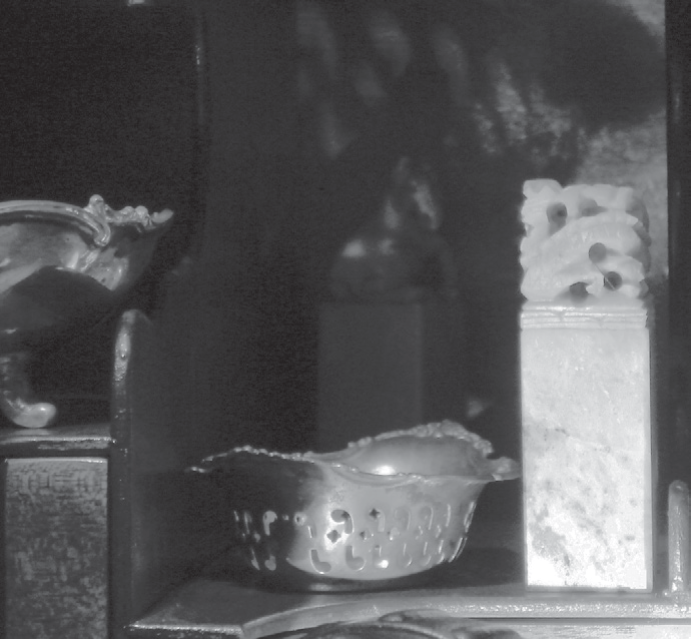
#> input picture original_image/Fig0324.png, 691 x 639 px
$ python '直方图规定化.py'
#> lines starting #> are read from the running program, lines starting #| are printed output that depends on the picture
import numpy as np
import imageio.v2 as imageio
import matplotlib

matplotlib.use('Agg')  # Use 'Agg' backend for saving plots without displaying a window
import matplotlib.pyplot as plt
import os


def to_grayscale(image):
    """
    Converts an image to 8-bit grayscale if it's not already.
    Handles 2D (grayscale), 3D (RGB), and 4D (RGBA) images.
    """
    if len(image.shape) == 2:  # Already 2D grayscale (H, W)
        gray_image = image
    elif len(image.shape) == 3:
        if image.shape[2] == 1:  # 3D grayscale (H, W, 1)
            gray_image = image.squeeze(axis=2)  # Remove the channel dimension
        elif image.shape[2] == 3:  # RGB image (H, W, 3)
            # Convert RGB to grayscale using luminance method
            gray_image = (0.2989 * image[:, :, 0] + 0.5870 * image[:, :, 1] + 0.1140 * image[:, :, 2])
        elif image.shape[2] == 4:  # RGBA image (H, W, 4)
            # Discard alpha channel and convert RGB part to grayscale
            gray_image = (0.2989 * image[:, :, 0] + 0.5870 * image[:, :, 1] + 0.1140 * image[:, :, 2])
        else:
            raise ValueError(f"Unsupported 3D image format with {image.shape[2]} channels.")
    else:
        raise ValueError(f"Unsupported image format with {len(image.shape)} dimensions. Expected 2D or 3D.")

    # Ensure the output is uint8 and scaled correctly
    if gray_image.dtype != np.uint8:
        if np.issubdtype(gray_image.dtype, np.floating):
            gray_image = np.clip(gray_image, 0, 255).astype(np.uint8)
        elif np.issubdtype(gray_image.dtype, np.integer):
            if np.max(gray_image) > 255:
                gray_image = (gray_image / np.max(gray_image) * 255).astype(np.uint8)
            else:
                gray_image = gray_image.astype(np.uint8)
    return gray_image


def calculate_histogram(image, bins=256):
    """
    Calculates the histogram of an 8-bit grayscale image.
    """
    hist, _ = np.histogram(image.flatten(), bins, [0, bins])
    return hist


def histogram_equalization(image):
    """
    Performs histogram equalization on an 8-bit grayscale image.
    Returns the equalized image and the transformation function T(r).
    """
    if image.dtype != np.uint8:
        raise ValueError("Input image must be 8-bit (uint8) for histogram equalization.")

    hist = calculate_histogram(image)
    cdf = hist.cumsum()

    cdf_min = cdf.min()
    cdf_max = cdf.max()

    if cdf_max == cdf_min:
        equalized_image = np.full_like(image, 127, dtype=np.uint8)
        transform_func = np.full(256, 127, dtype=np.uint8)
    else:
        transform_func = (cdf - cdf_min) * 255 / (cdf_max - cdf_min)
        transform_func = transform_func.astype('uint8')
        equalized_image = transform_func[image]

    return equalized_image, transform_func


def histogram_specification(input_image, target_histogram):
    """
    Performs histogram specification (matching) on an 8-bit grayscale image.
    Matches the input image's histogram to the target_histogram.
    Returns the specified image and the mapping function G_inv(s).
    """
    if input_image.dtype != np.uint8:
        raise ValueError("Input image must be 8-bit (uint8) for histogram specification.")
    if target_histogram.shape[0] != 256:
        raise ValueError("Target histogram must have 256 bins.")

    # 1. Calculate CDF of the input image
    input_hist = calculate_histogram(input_image)
    input_cdf = input_hist.cumsum()
    input_cdf_normalized = input_cdf / input_cdf[-1]  # Normalize to [0, 1]

    # 2. Calculate CDF of the target histogram
    target_cdf = target_histogram.cumsum()
    target_cdf_normalized = target_cdf / target_cdf[-1]  # Normalize to [0, 1]

    # 3. Create a lookup table (mapping function G_inv(s))
    # For each gray level 'r' in the input image, find 'z' such that T(r) approx G(z)
    # where T(r) is input_cdf_normalized[r] and G(z) is target_cdf_normalized[z]
    lookup_table = np.zeros(256, dtype=np.uint8)
    for i in range(256):
        # Find the index 'j' in target_cdf_normalized where the value is >= input_cdf_normalized[i]
        # This effectively finds z such that G(z) >= T(r)
        j = np.searchsorted(target_cdf_normalized, input_cdf_normalized[i], side='left')
        # Ensure j stays within bounds [0, 255]
        lookup_table[i] = min(j, 255)

    # 4. Apply the lookup table to the input image
    specified_image = lookup_table[input_image]

    return specified_image.astype('uint8'), lookup_table


if __name__ == "__main__":
    # Define input and output directories
    input_dir = "original_image"  # Folder where your original images are located
    output_dir = "output_image"
    os.makedirs(output_dir, exist_ok=True)  # Create output directory if it doesn't exist

    # Image filename to process
    image_filename = "Fig0324.png"  # Assuming Fig0324.png is in original_image folder
    image_path = os.path.join(input_dir, image_filename)
    base_name = os.path.splitext(image_filename)[0]

    print(f"\nProcessing image: {image_filename}")

    # 1. Read and convert image to 8-bit grayscale
    try:
        original_image_raw = imageio.imread(image_path)
#> original_image_raw is the input picture: shape (639, 691, 4); mean R, G, B, A 90, 89.8, 91.5, 255
        original_image = to_grayscale(original_image_raw)
        print(f"Successfully loaded and converted '{image_filename}' to 8-bit grayscale.")
    except FileNotFoundError:
        print(f"Error: Image file '{image_path}' not found.")
        print("Please ensure the image file is in the 'original_image' directory or provide the full path.")
        print("Creating a random 8-bit grayscale image for demonstration.")
        original_image = np.random.randint(0, 256, size=(400, 400), dtype=np.uint8)
    except ValueError as e:
        print(f"Error processing '{image_filename}': {e}")
        print("Creating a random 8-bit grayscale image for demonstration.")
        original_image = np.random.randint(0, 256, size=(400, 400), dtype=np.uint8)

    # 2. Perform Histogram Equalization
    equalized_image, equalization_transform_func = histogram_equalization(original_image)
#> in calculate_histogram, `hist, _ = np.histogram(image.flatten(), bins, [0, bins])`: hist = 256 values, max 14904 at index 56, min 0 at index 0, mean 1724.8
#> in histogram_equalization, `cdf = hist.cumsum()`: cdf = 256 values from 0 to 441549
#> in histogram_equalization, `cdf_min = cdf.min()`: cdf_min = 0
#> in histogram_equalization, `cdf_max = cdf.max()`: cdf_max = 441549
#> in histogram_equalization, `transform_func = (cdf - cdf_min) * 255 / (cdf_max - cdf_min)`: transform_func = 256 values from 0 to 255
#> in histogram_equalization, `equalized_image = transform_func[image]`:
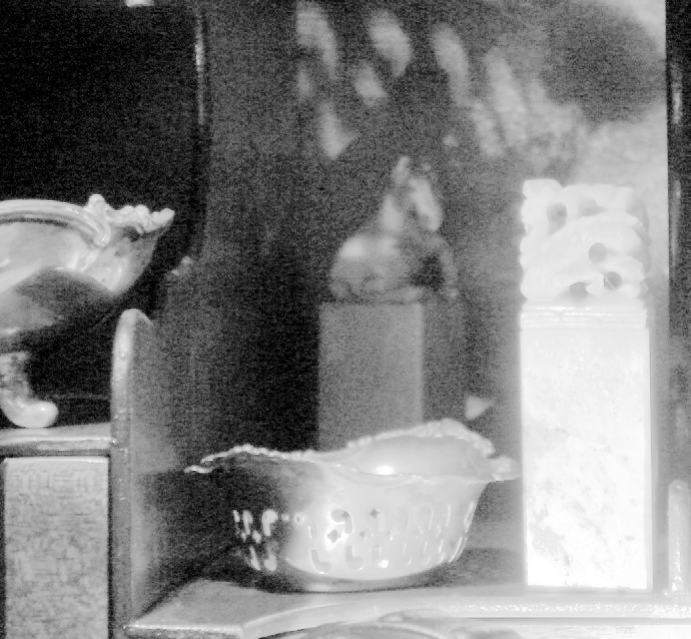
#> equalized_image: shape (639, 691); min 0, max 255, mean 128.7
#> equalization_transform_func = 256 values from 0 to 255
    print("Performed histogram equalization.")

    # 3. Define a Target Histogram for Specification (matching Fig 3.25(a))
    # This target histogram has a narrow peak in the dark region.
    target_histogram = np.zeros(256, dtype=float)
    # Approximate the shape from Fig 3.25(a) - a sharp peak at low gray levels
    # Using an exponential decay for demonstration
    for i in range(256):
        target_histogram[i] = np.exp(-i / 10.0)  # Adjust 10.0 for desired decay rate
    target_histogram[0:10] *= 5  # Make the very first bins significantly higher
    target_histogram = target_histogram / target_histogram.sum() * original_image.size  # Scale to total pixels

    # 4. Perform Histogram Specification
    specified_image, specification_lookup_table = histogram_specification(original_image, target_histogram)
#> in histogram_specification, `input_hist = calculate_histogram(input_image)`: input_hist has the same summary as hist in calculate_histogram
#> in histogram_specification, `input_cdf = input_hist.cumsum()`: input_cdf = 256 values from 0 to 441549
#> in histogram_specification, `input_cdf_normalized = input_cdf / input_cdf[-1]`: input_cdf_normalized = 256 values from 0 to 1
#> the loop in histogram_specification, `for i in range(256): # Find the index 'j' in target_cdf_normalized whe..` made 256 passes
#> j on passes 1 to 3: 0, 0, 0
#> after the loop in histogram_specification, `for i in range(256):`: lookup_table = 256 values from 0 to 255
#> in histogram_specification, `specified_image = lookup_table[input_image]`:
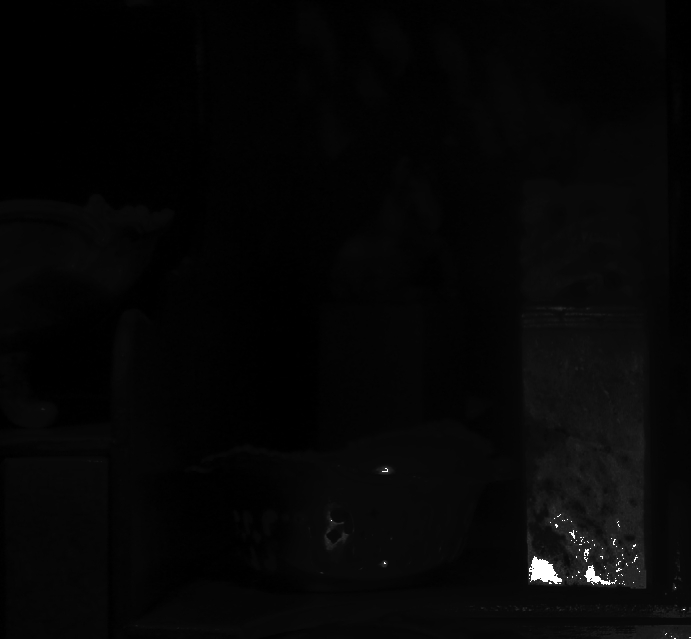
#> specified_image: shape (639, 691); min 0, max 255, mean 5.8
#> specification_lookup_table = 256 values from 0 to 255
    print("Performed histogram specification.")

    # 5. Calculate Histograms for all images
    original_hist = calculate_histogram(original_image)
#> original_hist has the same summary as hist in calculate_histogram
    equalized_hist = calculate_histogram(equalized_image)
#> equalized_hist = 256 values, max 14904 at index 83, min 0 at index 4, mean 1724.8
    specified_hist = calculate_histogram(specified_image)
#> specified_hist = 256 values, max 55849 at index 0, min 0 at index 38, mean 1724.8
    print("Calculated all histograms.")

    # --- Visualization ---
    plt.figure(figsize=(18, 15))  # Adjust figure size for better display

    # Row 1: Original Image and its Histogram
    plt.subplot(3, 3, 1)
    plt.imshow(original_image, cmap='gray', vmin=0, vmax=255)
    plt.title('a) Original Image')
    plt.axis('off')

    plt.subplot(3, 3, 2)
    plt.plot(original_hist, color='black')
    plt.title('b) Original Histogram')
    plt.xlabel('Gray Level')
    plt.ylabel('Pixel Count')
    plt.xlim([0, 255])
    plt.grid(True, linestyle='--', alpha=0.6)

    plt.subplot(3, 3, 3)
    plt.plot(target_histogram, color='red')
    plt.title('Target Histogram $p_z(z)$')
    plt.xlabel('Gray Level')
    plt.ylabel('Pixel Count')
    plt.xlim([0, 255])
    plt.grid(True, linestyle='--', alpha=0.6)

    # Row 2: Equalized Image, Equalized Histogram, and Equalization Transform Function
    plt.subplot(3, 3, 4)
    plt.imshow(equalized_image, cmap='gray', vmin=0, vmax=255)
    plt.title('c) Equalized Image')
    plt.axis('off')

    plt.subplot(3, 3, 5)
    plt.plot(equalized_hist, color='black')
    plt.title('d) Equalized Histogram')
    plt.xlabel('Gray Level')
    plt.ylabel('Pixel Count')
    plt.xlim([0, 255])
    plt.grid(True, linestyle='--', alpha=0.6)

    plt.subplot(3, 3, 6)
    plt.plot(np.arange(256), equalization_transform_func, color='blue')
    plt.plot([0, 255], [0, 255], 'k--', alpha=0.7, label='Identity')  # Identity line
    plt.title('e) Equalization Transform $T(r)$')
    plt.xlabel('Input Gray Level $r$')
    plt.ylabel('Output Gray Level $s$')
    plt.xlim([0, 255])
    plt.ylim([0, 255])
    plt.grid(True, linestyle='--', alpha=0.6)
    plt.legend()

    # Row 3: Specified Image, Specified Histogram, and Specification Transform Function
    plt.subplot(3, 3, 7)
    plt.imshow(specified_image, cmap='gray', vmin=0, vmax=255)
    plt.title('f) Specified Image')
    plt.axis('off')

    plt.subplot(3, 3, 8)
    plt.plot(specified_hist, color='black')
    plt.title('g) Specified Histogram')
    plt.xlabel('Gray Level')
    plt.ylabel('Pixel Count')
    plt.xlim([0, 255])
    plt.grid(True, linestyle='--', alpha=0.6)

    plt.subplot(3, 3, 9)
    # Plot G(z) (target CDF) and G_inv(s) (specification lookup table)
    # For G(z), we use the normalized target CDF
    target_cdf_normalized_for_plot = target_histogram.cumsum() / target_histogram.cumsum()[-1] * 255
#> target_cdf_normalized_for_plot = 256 values from 34.39 to 255
    plt.plot(np.arange(256), target_cdf_normalized_for_plot, color='green', label='$G(z)$ (Target CDF)')
    plt.plot(np.arange(256), specification_lookup_table, color='purple', linestyle='--', label='$G^{-1}(s)$ (Mapping)')
    plt.plot([0, 255], [0, 255], 'k--', alpha=0.7, label='Identity')  # Identity line
    plt.title('h) Specification Transforms')
    plt.xlabel('Input Gray Level')
    plt.ylabel('Output Gray Level')
    plt.xlim([0, 255])
    plt.ylim([0, 255])
    plt.grid(True, linestyle='--', alpha=0.6)
    plt.legend()

    plt.tight_layout(rect=[0, 0.03, 1, 0.97])  # Adjust layout to prevent title overlap

    # --- Save Visualization and Individual Images ---
    # Save the combined visualization figure
    combined_output_path = os.path.join(output_dir, f"{base_name}_hist_comparison_results.png")
    plt.savefig(combined_output_path, bbox_inches='tight')
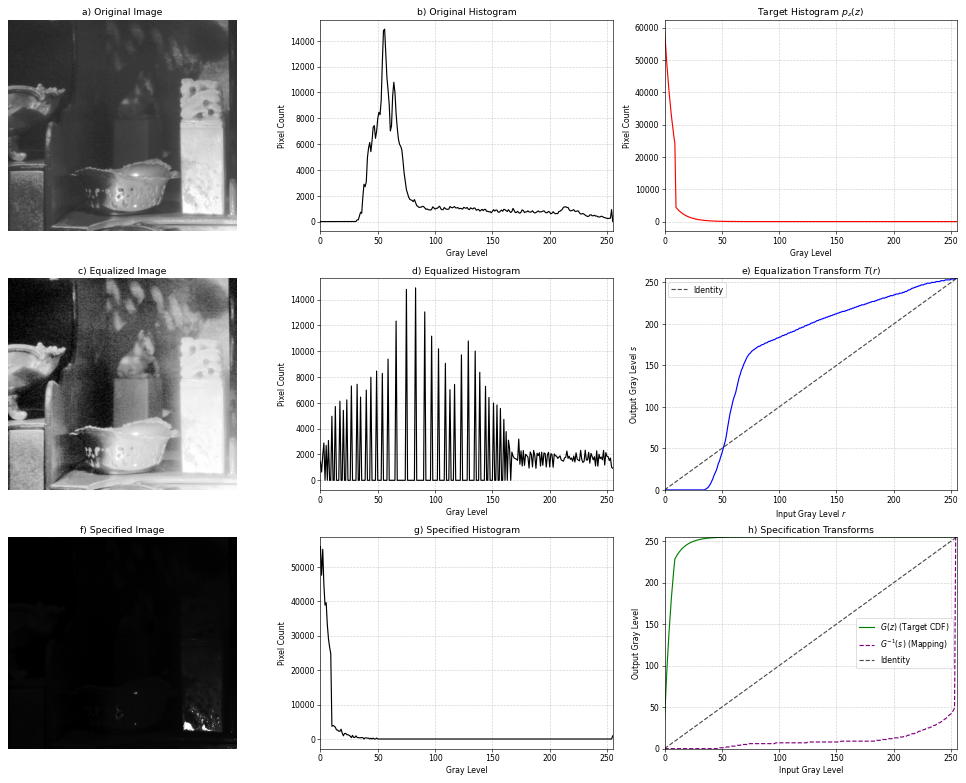
#> figure drawn by matplotlib, 9 panels; panel 2: curve peaks at x = 56, y = 14904; panel 3: curve peaks at x = 0, y = 59542.5; panel 5: curve peaks at x = 83, y = 14904; panel 6: curve peaks at x = 254, y = 255
    print(f"Combined visualization saved to: {combined_output_path}")
    plt.close()  # Close the plot to free memory

    # Save individual processed images
    imageio.imwrite(os.path.join(output_dir, f"{base_name}_equalized.tif"), equalized_image)
    print(f"Equalized image saved to: {os.path.join(output_dir, f'{base_name}_equalized.tif')}")

    imageio.imwrite(os.path.join(output_dir, f"{base_name}_specified.tif"), specified_image)
    print(f"Specified image saved to: {os.path.join(output_dir, f'{base_name}_specified.tif')}")

    print("\nImage processing complete.")

$ run again, with original_image/Fig0314.png copied over original_image/Fig0324.png
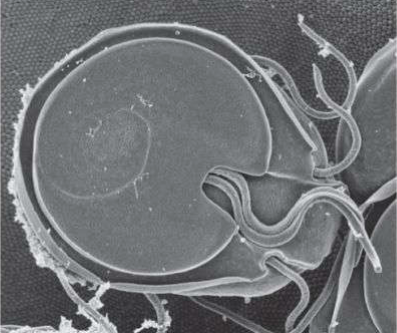
#> input picture original_image/Fig0314.png, 397 x 333 px
#> original_image_raw is the input picture: shape (333, 397, 4); mean R, G, B, A 111.1, 113.7, 116.6, 255
#> in calculate_histogram, `hist, _ = np.histogram(image.flatten(), bins, [0, bins])`: hist = 256 values, max 3702 at index 115, min 0 at index 0, mean 516.4
#> cdf = 256 values from 0 to 132201
#> cdf_min = 0
#> cdf_max = 132201
#> transform_func = 256 values from 0 to 255
#> in histogram_equalization, `equalized_image = transform_func[image]`:
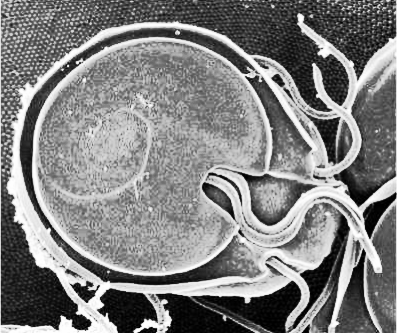
#> equalized_image: shape (333, 397); min 0, max 255, mean 128.4
#> input_hist has the same summary as hist in calculate_histogram
#> input_cdf = 256 values from 0 to 132201
#> input_cdf_normalized = 256 values from 0 to 1
#> after the loop in histogram_specification, `for i in range(256):`: lookup_table = 256 values from 0 to 255
#> in histogram_specification, `specified_image = lookup_table[input_image]`:
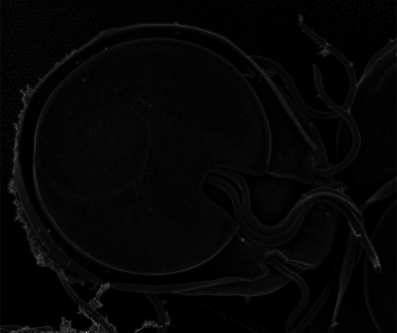
#> specified_image: shape (333, 397); min 0, max 255, mean 5.4
#> original_hist has the same summary as hist in calculate_histogram
#> equalized_hist = 256 values, max 3702 at index 147, min 0 at index 23, mean 516.4
#> specified_hist = 256 values, max 17786 at index 0, min 0 at index 46, mean 516.4
